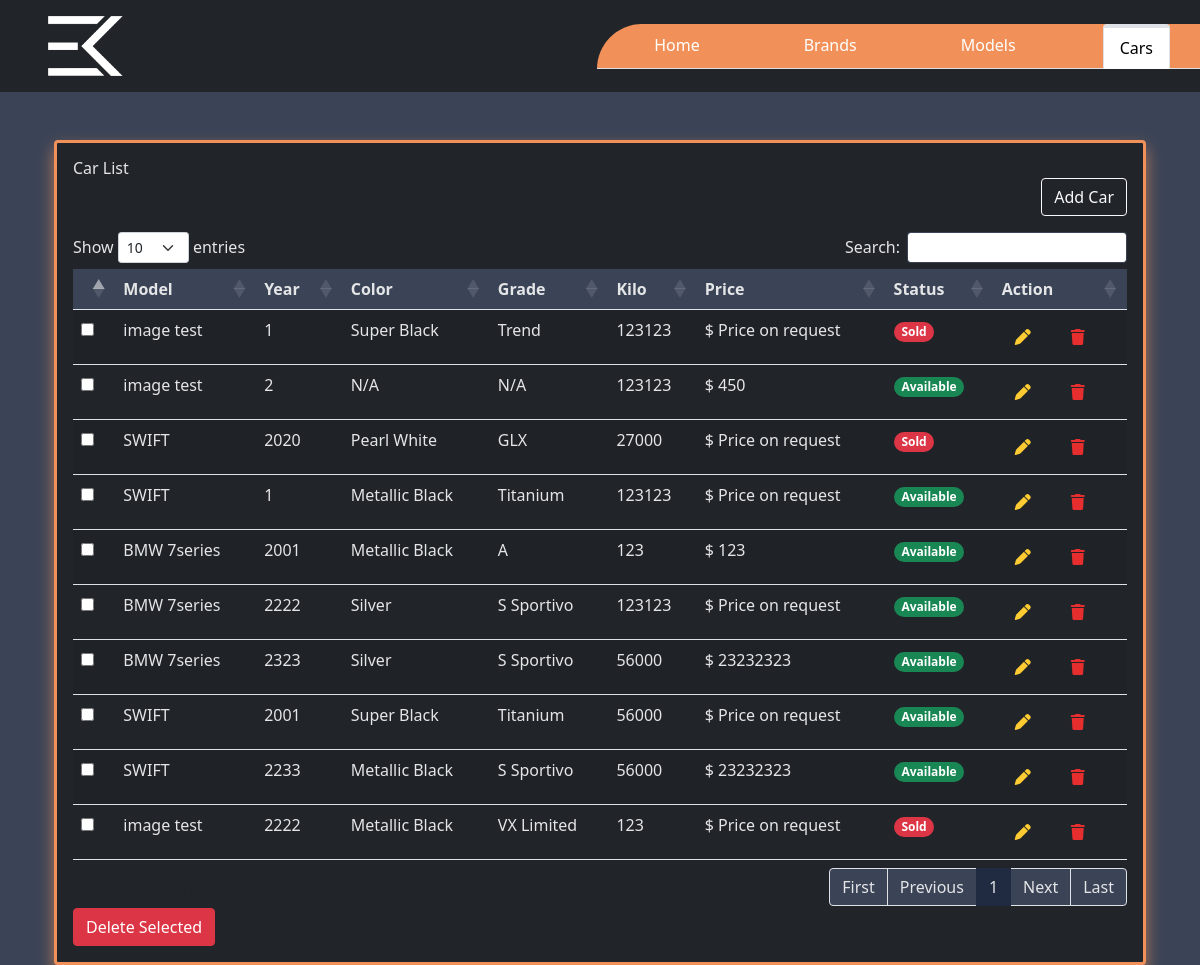
Screenshot of /home/car-list/ (signed in) with the database file from the repository.
### car_dealership/models.py (models this page shows, shortened)
class Car(models.Model):
    car_model = models.ForeignKey(CarModel, on_delete=models.CASCADE)
    year = models.IntegerField()
    price = models.CharField(max_length=100, null=True, blank=True)
    mileage = models.IntegerField(null=True, blank=True)
    grade = models.CharField(max_length=100, null=True, blank=True)
    color = models.CharField(max_length=100, null=True, blank=True)
    optional = models.TextField(null=True, blank=True)
    available = models.BooleanField(default=True)
    seater = models.IntegerField(null=True, blank=True)

class CarModel(models.Model):
    brand = models.ForeignKey(CarBrand, on_delete=models.CASCADE)
    name = models.CharField(max_length=50)
    def __str__(self):
        return self.name

### car_dealership/views.py (the view)
# urls.py: path("car-list/", views.car_list, name="car_list"),
@admin_required
def car_list(request):
    car = Car.objects.all()
    context = {
        'car': car
    }
    return render(request, 'admin/car_list.html', context)

### templates/admin/car_list.html (shortened to what this page needs)
<!DOCTYPE html>
{% extends "admin/admin_dashboard.html" %}
{% load static %}
{% block content %}
<body>
    <br></br>
    <div class="card radius-10 w-100 bg-dark border-orange border-3">
        <div class="card-body">
            <div class="d-flex align-items-center">
                <h6 class="mb-0 textColor">Car List</h6>
            </div>
        <div class="row mb-3">
            <div class="col-md-12 d-flex justify-content-end">
                <button type="button" class="btn btn-outline-light" onclick="location.href='/home/add-car'">Add Car</button>
            </div>
        </div>
        <form method="post" action="{% url 'delete_selected_cars' %}">
            {% csrf_token %}
            <table id="example" class="table table-striped" style="width:100%">
                <thead>
                    <tr class="bg-transdark">
                        <th class="textColor"></th>
                        <th class="textColor">Model</th>
                        <th class="textColor">Year</th>
                        <th class="textColor">Color</th>
                        <th class="textColor">Grade</th>
                        <th class="textColor">Kilo</th>
                        <th class="textColor">Price</th>
                        <th class="textColor">Status</th>
                        <th class="textColor">Action</th>
                    </tr>
                </thead>
                <tbody>
                    {% for car in car %}
                    <tr class="{% cycle 'odd' 'even' %}">
                        <td>
                            <input type="checkbox" name="selected_cars[]" value="{{ car.id }}">
                        </td>
                        <td class="textColor">{{ car.car_model }}</td>
                        <td class="textColor">{{ car.year }}</td>
                        <td class="textColor">{{ car.color }}</td>
                        <td class="textColor">{{ car.grade }}</td>
                        <td class="textColor">{{ car.mileage }}</td>
                        <td class="textColor">$  {{ car.price }}</td>
                        <td>
                            {% if car.available %}
                                <span class="badge rounded-pill bg-success">Available</span>
                            {% else %}
                                <span class="badge rounded-pill bg-danger">Sold</span>
                            {% endif %}
                        </td>
                        <td>
                            <a href="{% url 'edit_car' car.id %}" class="btn btn-link">
                                <i class="fa-solid fa-pen" style="color: #ffcb32; margin-right:10px;"></i>
                            </a>
                            <form method="post" id="deleteForm{{ car.id }}-car" action="{% url 'delete_car' car.id %}" style="display: inline;">
                                <button type="button" class="btn btn-link delete-button" data-bs-toggle="modal" data-bs-target="#delete" data-entity-id="{{ car.id }}" data-entity-type="car">
                                    <i class="fa-solid fa-trash" style="color: #e72e2e;"></i>
                                </button>
                            </form>
                        </td>
                    </tr>
                    {% endfor %}
                </tbody>
            </table>
            <button type="button" class="btn btn-danger delete-selected">Delete Selected</button>
        </form>
    </div>
    </div>
</body>
{% endblock %}

### mysite/static/overall.css (style rules this page uses)
.bg-dark { background-color: #202a40 !important; }
.bg-transdark { background-color: #3b4457 !important; }
.textColor { color: #e4e5e6 !important; }
.card { border: none !important; box-shadow: 0 0.5rem 1rem rgb(240 144 89 / 70%) !important; }
.border-orange { border: 1px solid #f19159!important; border-color: #f19159!important; }
body { background-color: #3b4457 !important; }

### rows the page displays
Car: car_model "image test", year "1", color "Super Black", grade "Trend", mileage "123123", price "Price on request", available "Sold"
Car: car_model "image test", year "2", color "N/A", grade "N/A", mileage "123123", price "450", available "Available"
Car: car_model "SWIFT", year "2020", color "Pearl White", grade "GLX", mileage "27000", price "Price on request", available "Sold"
Car: car_model "SWIFT", year "1", color "Metallic Black", grade "Titanium", mileage "123123", price "Price on request", available "Available"
Car: car_model "BMW 7series", year "2001", color "Metallic Black", grade "A", mileage "123", price "123", available "Available"
Car: car_model "BMW 7series", year "2222", color "Silver", grade "S Sportivo", mileage "123123", price "Price on request", available "Available"
Car: car_model "BMW 7series", year "2323", color "Silver", grade "S Sportivo", mileage "56000", price "23232323", available "Available"
Car: car_model "SWIFT", year "2001", color "Super Black", grade "Titanium", mileage "56000", price "Price on request", available "Available"
Car: car_model "SWIFT", year "2233", color "Metallic Black", grade "S Sportivo", mileage "56000", price "23232323", available "Available"
Car: car_model "image test", year "2222", color "Metallic Black", grade "VX Limited", mileage "123", price "Price on request", available "Sold"
